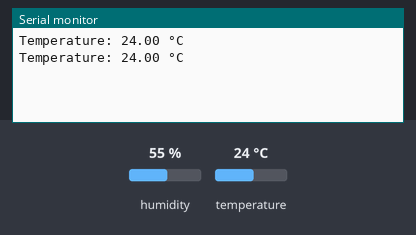
Recording of a sketch running on a simulated Arduino Uno, built with avr-gcc and run on an emulated ATmega328P. Shown: the last lines printed to the serial monitor. The test bench sets the inputs (shaded band); at power-on: temperature 24 °C, humidity 55 %.

Above: at 2.8 s.
2.9 s: temperature set to 12 °C
At 5.3 s:
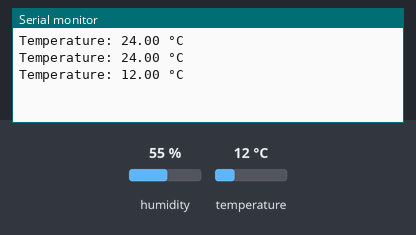
5.6 s: temperature set to 19 °C
At 6.5 s:
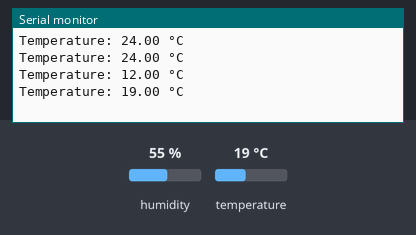
Timing chart, 0 to 8.6 s (numbered marks = the images above; inputs shaded):
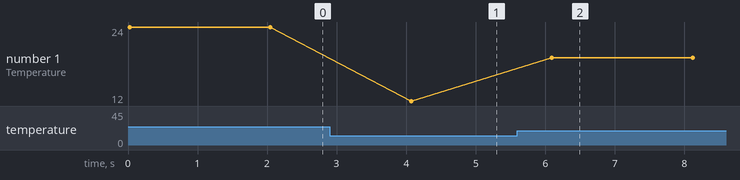

Measured:
- after the input at 2.9 s, the serial monitor: prints a new line after 1.2 s (image 1)
- after the input at 5.6 s, the serial monitor: prints a new line after 0.50 s (image 2)
- plotted number 1: 24 → 12 after the input at 2.9 s, 12 → 19 after the input at 5.6 s

The sketch:

learn_TempSensor.ino
```cpp
#include <DHT.h>

#define DHTPIN 2       // DATA pin connected to D2
#define DHTTYPE DHT11  // Change to DHT22 if needed

DHT dht(DHTPIN, DHTTYPE);

void setup() {
  Serial.begin(9600);
  dht.begin();
}

void loop() {
  float temp = dht.readTemperature(); // Celsius

  if (isnan(temp)) {
    Serial.println("Failed to read from DHT sensor!");
    return;
  }

  Serial.print("Temperature: ");
  Serial.print(temp);
  Serial.println(" °C");

  delay(2000);
}
```
